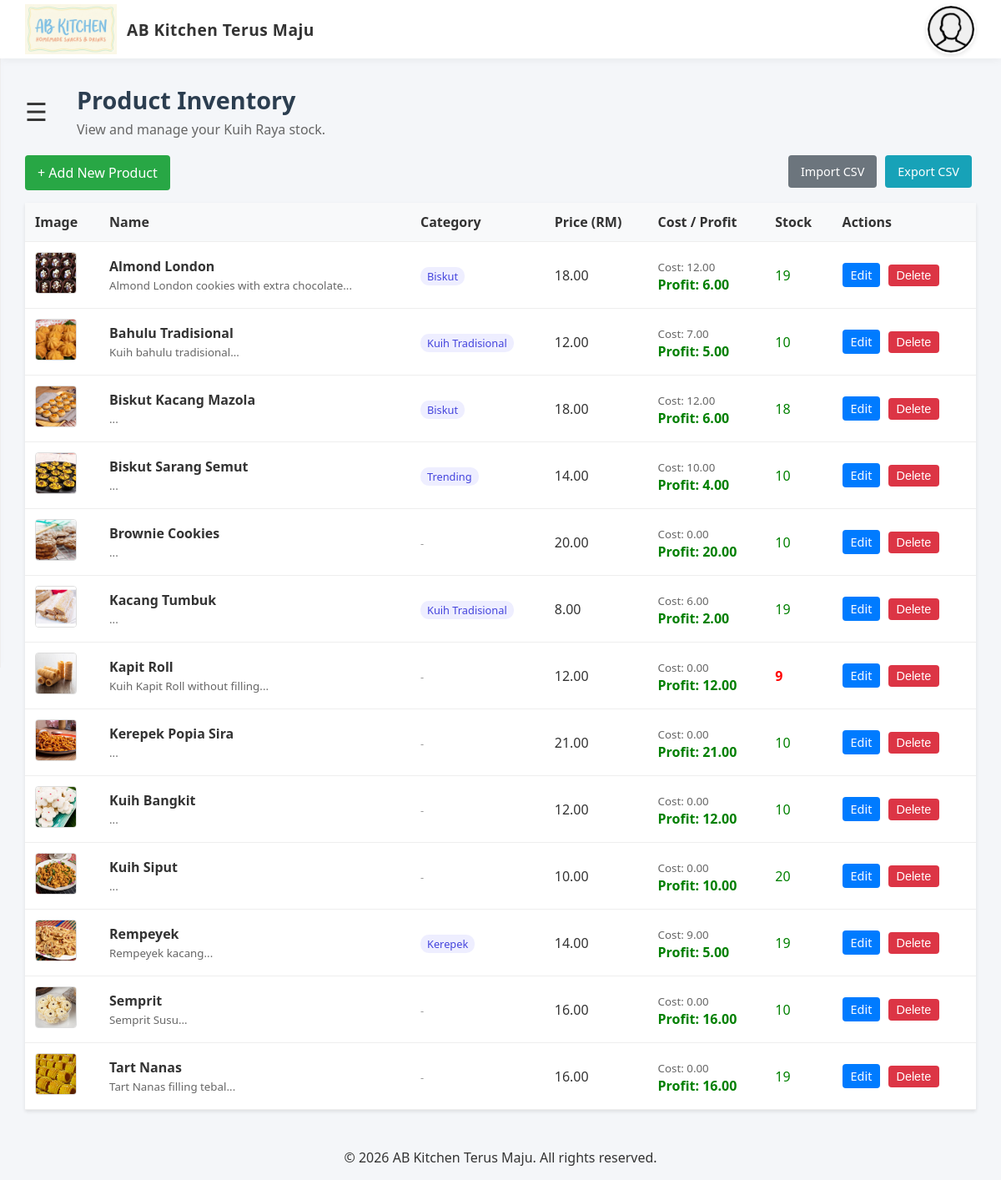
Screenshot of /products (signed in) with the database file from the repository.
### tables this page shows
CREATE TABLE products (
                id INTEGER PRIMARY KEY AUTOINCREMENT,
                name TEXT NOT NULL,
                description TEXT,
                price REAL NOT NULL,
                stock INTEGER DEFAULT 0,
                image_url TEXT,
                created_at DATETIME DEFAULT CURRENT_TIMESTAMP
            , stock_price REAL DEFAULT 0.00, category_id INTEGER DEFAULT NULL);

CREATE TABLE categories (
        id INTEGER PRIMARY KEY AUTOINCREMENT,
        name TEXT NOT NULL UNIQUE
    );

### pages/products/product_list.php (the view, shortened to what this page needs)
<?php
require_once '../../header.php';
$isAdmin = ($_SESSION['role'] === 'admin');
try {
    $stmt = $pdo->query("SELECT p.*, c.name as category_name FROM products p LEFT JOIN categories c ON p.category_id = c.id ORDER BY p.name ASC");
    $products = $stmt->fetchAll();
} catch (PDOException $e) {
    die("Error: " . $e->getMessage());
}
?>
<!DOCTYPE html>
<html lang="en">
<head>
    <link rel="stylesheet" href="../../styles/admin_dashboard.css">
</head>
<body>
    <main class="dashboard-container" id="main">
        <div class="dashboard-header">
            <span class="menu-toggle" onclick="openNav(event)">&#9776;</span>
            <div class="welcome-banner">
                <h1>Product Inventory</h1>
                <p>View and manage your Kuih Raya stock.</p>
            </div>
        </div>
        <?php if ($isAdmin): ?>
            <div style="margin-bottom:15px;">
                <a href="/products/add" class="btn-add" style="background:#28a745;color:white;padding:10px 15px;text-decoration:none;border-radius:4px;display:inline-block;">+ Add New Product</a>
                <a href="/products/export" class="btn-action" style="background:#17a2b8;padding:10px 15px;float:right;margin-left:5px;">Export CSV</a>
                <a href="/products/import" class="btn-action" style="background:#6c757d;padding:10px 15px;float:right;">Import CSV</a>
            </div>
        <?php endif; ?>
        <table class="product-table">
            <thead>
                <tr>
                    <th>Image</th>
                    <th>Name</th>
                    <th>Category</th>
                    <th>Price (RM)</th>
                    <?php if ($isAdmin): ?><th>Cost / Profit</th><?php endif; ?>
                    <th>Stock</th>
                    <?php if ($isAdmin): ?><th>Actions</th><?php endif; ?>
                </tr>
            </thead>
            <tbody>
                <?php foreach ($products as $p): ?>
                <tr>
                    <td>
                        <?php if ($p['image_url']): ?>
                            <img src="../../images/product/<?= htmlspecialchars($p['image_url']) ?>" class="product-img">
                        <?php else: ?>
                            <div style="width:50px;height:50px;background:#eee;display:flex;align-items:center;justify-content:center;color:#999;font-size:10px;">No Img</div>
                        <?php endif; ?>
                    </td>
                    <td>
                        <strong><?= htmlspecialchars($p['name']) ?></strong><br>
                        <small style="color:#666;"><?= htmlspecialchars(substr($p['description'], 0, 50)) ?>...</small>
                    </td>
                    <td>
                        <?php if (!empty($p['category_name'])): ?>
                            <span style="background:#eef;padding:2px 8px;border-radius:10px;font-size:0.8em;color:#44d;"><?= htmlspecialchars($p['category_name']) ?></span>
                        <?php else: ?>
                            <span style="color:#999;font-size:0.8em;">-</span>
                        <?php endif; ?>
                    </td>
                    <td><?= number_format($p['price'], 2) ?></td>
                    <?php if ($isAdmin): ?>
                    <td>
                        <small style="color:#666;">Cost: <?= number_format($p['stock_price'], 2) ?></small><br>
                        <?php $profit = $p['price'] - $p['stock_price']; ?>
                        <strong style="color:<?= $profit >= 0 ? 'green' : 'red' ?>;">
                            Profit: <?= number_format($profit, 2) ?>
                        </strong>
                    </td>
                    <?php endif; ?>
                    <td class="<?= $p['stock'] < 10 ? 'stock-low' : 'stock-ok' ?>">
                        <?= $p['stock'] ?>
                    </td>
                    <?php if ($isAdmin): ?>
                    <td>
                        <a href="/products/edit?id=<?= $p['id'] ?>" class="btn-action btn-edit">Edit</a>
                        <form method="POST" style="display:inline;" onsubmit="return confirm('Delete this product?');">
                            <button type="submit" name="delete_product" class="btn-action btn-delete">Delete</button>
                        </form>
                    </td>
                    <?php endif; ?>
                </tr>
                <?php endforeach; ?>
            </tbody>
        </table>
    </main>
    <?php include '../../footer.php'; ?>
</body>
</html>

### styles/main_style.css (style rules this page uses)
:root { --primary-color: #dcb5ff; --accent-color: #ff6b6b; --text-color: #333; --bg-color: #f4f6f9; --sidebar-bg: #fff; --header-height: 70px; --shadow-sm: 0 2px 5px rgba(0, 0, 0, 0.05); --shadow-md: 0 5px 15px rgba(0, 0, 0, 0.1); }
*, *::before, *::after { box-sizing: border-box; }
body { margin: 0; font-family: 'Outfit', 'Segoe UI', sans-serif; background-color: var(--bg-color); color: var(--text-color); overflow-x: hidden; }
main { background-color: var(--bg-color); color: var(--text-color); padding: 30px; min-height: calc(100vh - var(--header-height)); transition: margin-left .3s ease; flex: 1; max-width: 100%; }
main h1 { margin-bottom: 25px; font-size: 1.8rem; font-weight: 700; color: #2c3e50; }
.menu-toggle { font-size: 24px; cursor: pointer; margin-right: 15px; color: #555; display: inline-block; vertical-align: middle; }

### styles/admin_dashboard.css (style rules this page uses)
.dashboard-header { display: flex; align-items: center; gap: 20px; margin-bottom: 20px; }
.menu-toggle { font-size: 30px; cursor: pointer; color: #333; display: inline-block; }
.welcome-banner h1 { margin: 0; }
.welcome-banner p { margin: 5px 0 0 0; color: #666; }

### pages/products/product_list.php (style rules this page uses)
.product-table { width: 100%; border-collapse: collapse; background: white; box-shadow: 0 2px 4px rgba(0,0,0,0.1); }
.product-table th, .product-table td { padding: 12px; text-align: left; border-bottom: 1px solid #eee; }
.product-table th { background: #f8f9fa; }
.product-img { width: 50px; height: 50px; object-fit: cover; border-radius: 4px; border: 1px solid #ddd; }
.stock-low { color: red; font-weight: bold; }
.stock-ok { color: green; }
.btn-action { padding: 5px 10px; border-radius: 4px; text-decoration: none; color: white; font-size: 0.9em; margin-right: 5px; }
.btn-edit { background: #007bff; }
.btn-delete { background: #dc3545; border: none; cursor: pointer; }

### rows the page displays
products: image_url (picture), name "Almond London", description "Almond London cookies with extra chocolate", category.name "Biskut", price "18.00", stock_price "12.00", profit "6.00", stock "19"
products: image_url (picture), name "Bahulu Tradisional", description "Kuih bahulu tradisional", category.name "Kuih Tradisional", price "12.00", stock_price "7.00", profit "5.00", stock "10"
products: image_url (picture), name "Biskut Kacang Mazola", category.name "Biskut", price "18.00", stock_price "12.00", profit "6.00", stock "18"
products: image_url (picture), name "Biskut Sarang Semut", category.name "Trending", price "14.00", stock_price "10.00", profit "4.00", stock "10"
products: image_url (picture), name "Brownie Cookies", price "20.00", stock_price "0.00", profit "20.00", stock "10"
products: image_url (picture), name "Kacang Tumbuk", category.name "Kuih Tradisional", price "8.00", stock_price "6.00", profit "2.00", stock "19"
products: image_url (picture), name "Kapit Roll", description "Kuih Kapit Roll without filling", price "12.00", stock_price "0.00", profit "12.00", stock "9"
products: image_url (picture), name "Kerepek Popia Sira", price "21.00", stock_price "0.00", profit "21.00", stock "10"
products: image_url (picture), name "Kuih Bangkit", price "12.00", stock_price "0.00", profit "12.00", stock "10"
products: image_url (picture), name "Kuih Siput", price "10.00", stock_price "0.00", profit "10.00", stock "20"
products: image_url (picture), name "Rempeyek", description "Rempeyek kacang", category.name "Kerepek", price "14.00", stock_price "9.00", profit "5.00", stock "19"
products: image_url (picture), name "Semprit", description "Semprit Susu", price "16.00", stock_price "0.00", profit "16.00", stock "10"
products: image_url (picture), name "Tart Nanas", description "Tart Nanas filling tebal", price "16.00", stock_price "0.00", profit "16.00", stock "19"

### other values shown
$store_name "AB Kitchen Terus Maju"
$footer_store_name "AB Kitchen Terus Maju"
